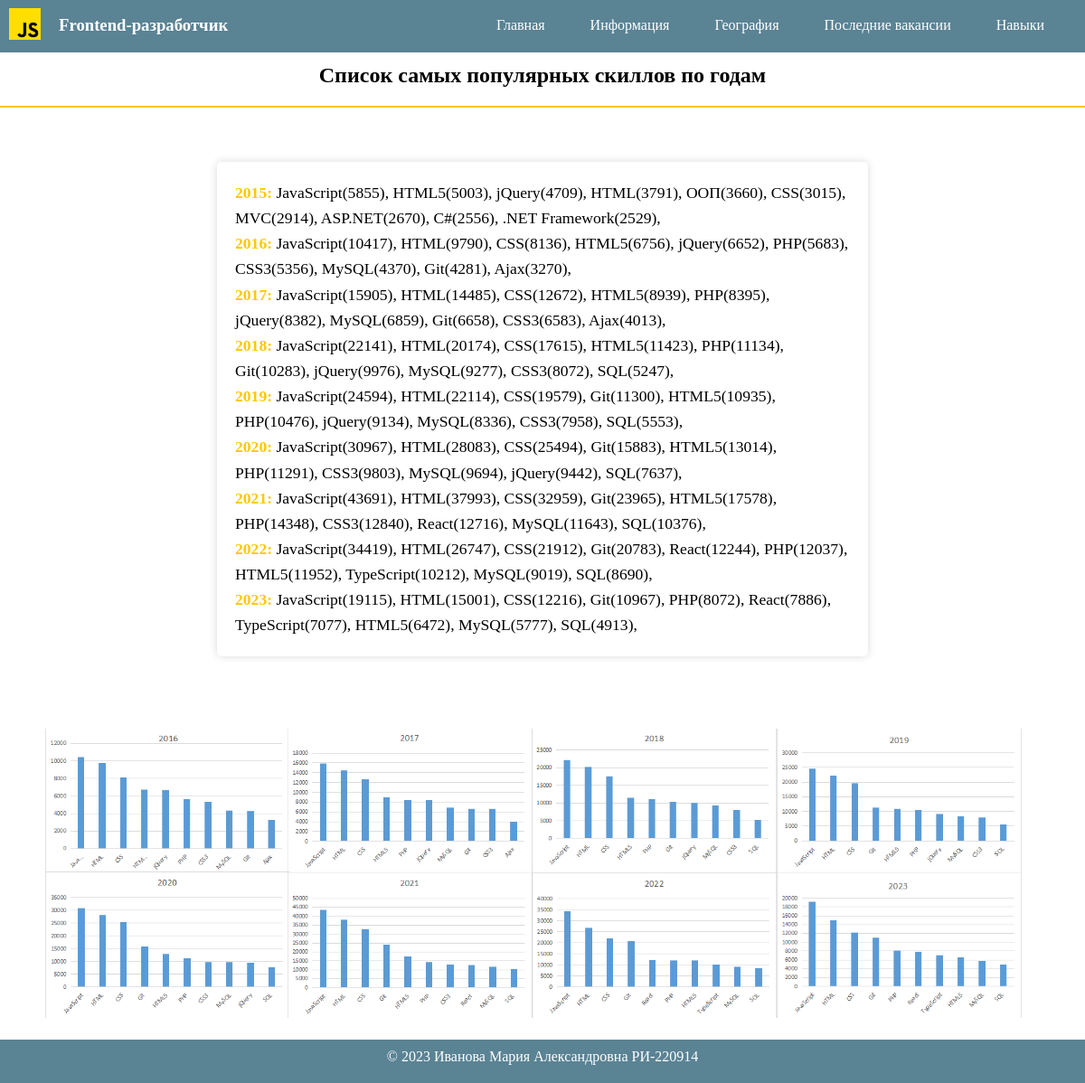
/skills, run on the app's committed database.
### main/models.py (models this page shows)
class Skills(models.Model):
    title = models.CharField(
        'Заголовок',
        max_length=100,
        default='skills'
    )
    graph = models.ImageField(
        'График',
        default=None,
        upload_to='skills'
    )
    text = models.TextField('Текст', default=None)

### main/views.py (the view)
# urls.py: path('skills', views.skills, name='skills'),
def skills(request):
    skillspage = Skills.objects.all()[0]
    return render(
        request,
        'main/skills.html',
        context={
            'skillspage': skillspage,
        }
    )

### main/templates/main/skills.html
{% extends 'main/mainpage.html' %}
{% load static %}
{% block styles %}
<link href="{% static 'main/css/skills.css' %}" rel="stylesheet">
<link href="{% static 'main/css/main.css' %}" rel="stylesheet">
{% endblock %}
{% block content %}
    <div class="admin-skills">
    {{ skillspage.text|safe }}
    <img class='sli' class="skills" src="{{ skillspage.graph.url }}">
    </div>
{% endblock %}

### static/main/css/skills.css (style rules this page uses)
.admin-skills h2 { margin-top: 1%; text-align: center; }
.admin-skills .line { height: 2px; background-color: #FFC801; margin: 20px 0; margin-bottom: 10px; }
.sli { width: 90%; margin: 20px 50px; }
.admin-skills div { margin: 5% 20%; background-color: white; border-radius: 5px; padding: 20px; box-shadow: 0 0 10px rgba(0,0,0,0.15); }
.admin-skills p { font-size: 1.1em; line-height: 1.6; }
.admin-skills p strong { color: #FFC801; }

### static/main/css/main.css (style rules this page uses)
* { margin: 0; }
body { min-height: 100%; }

### data on the page
Skills: text "Список самых популярных скиллов по годам 2015: JavaScript(5855), HTML5(5003), jQuery(4709), HTML(3791), ООП(3660), CSS(3015), MVC(2914), ASP.NET(2670), C#(2556), .NET Framework(2529), 2016: JavaScript(10417), HTML(9790), CSS(8136), HTML5(6756), jQuery(6652), PHP(5683), CSS3(5356), MySQL(4370), Git(4281), Ajax(3270), 2017: JavaScript(15905), HTML(14485), CSS(12672), HTML5(8939), PHP(8395), jQuery(8382), MySQL(6859), Git(6658), CSS3(6583), Ajax(4013), 2018: JavaScript(22141), HTML(20174), CSS(17615), HTML5(11423), PHP(11134), Git(10283), jQuery(9976), MySQL(9277), CSS3(8072), SQL(5247), 2019: JavaScript(24594), HTML(22114), CSS(19579), Git(11300), HTML5(10935), PHP(10476), jQuery(9134),…", graph (picture)
